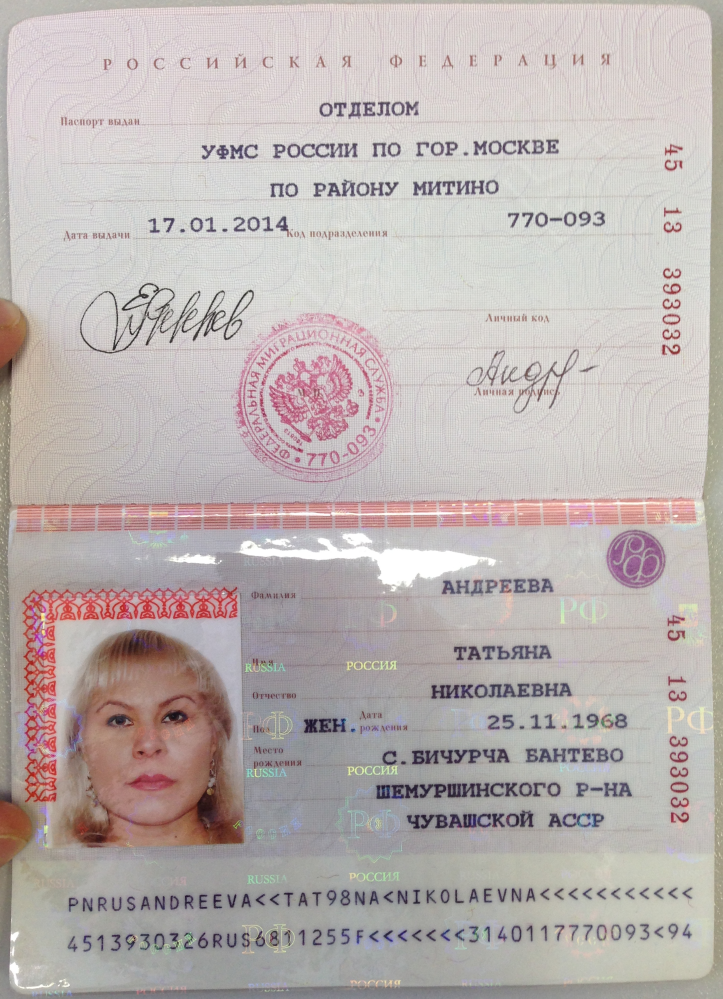
#> input picture web_app/src/assets/passport1.jpg, 2168 x 2995 px (shown at 1/3 size); its folder holds only this picture in this run
$ python -i perspective-transform.py   (imports and definitions only)
#> lines starting #> are read from the running program, lines starting #| are printed output that depends on the picture; after the words box and inside, x2 and y2 are one past the last pixel; in counts of white or black regions, pixels touching at a corner belong together
# import the necessary packages
import cv2
from glob import glob
import os
import imutils
import numpy as np
import sys


# [59 lines left out: functions order_points, four_point_transform, not called in this run]

def auto_canny(image, sigma=0.33):
    # compute the median of the single channel pixel intensities
	v = np.median(image)

	# apply automatic Canny edge detection using the computed median
	lower = int(max(0, (1.0 - sigma) * v))

	upper = int(min(255, (1.0 + sigma) * v))

	edged = cv2.Canny(image, lower, upper)

	# return the edged image
	return edged

def find_contours(img):
    img = imutils.resize(img, height = 500)

    # convert the image to grayscale, blur it, and find edges
    # in the image
    gray = cv2.cvtColor(img, cv2.COLOR_BGR2GRAY)
    gray = cv2.GaussianBlur(gray, (5, 5), 0)
    (T, thresh) = cv2.threshold(gray, 0, 255,
        cv2.THRESH_BINARY | cv2.THRESH_OTSU)

    # kernel = cv2.getStructuringElement(cv2.MORPH_RECT, (5,5))
    # thresh = cv2.morphologyEx(thresh, cv2.MORPH_OPEN, kernel)

    edged = auto_canny(thresh)
    # [7 lines of commented-out code are left out]
    print("STEP 1: Edge Detection")
    cv2.waitKey(0)
    cv2.destroyAllWindows()

    # find the contours in the edged image, keeping only the
    # largest ones, and initialize the screen contour
    cnts = cv2.findContours(edged.copy(), cv2.RETR_EXTERNAL, cv2.CHAIN_APPROX_SIMPLE)
    cnts = imutils.grab_contours(cnts)
    cnts = sorted(cnts, key = cv2.contourArea, reverse = True)[:5]

    # loop over the contours
    screenCnt = np.array([])
    print("STEP 2: Find contours of paper")
    for c in cnts:
        # approximate the contour
        peri = cv2.arcLength(c, True)
        approx = cv2.approxPolyDP(c, 0.02 * peri, True)
        (x, y, w, h) = cv2.boundingRect(c)


        # if our approximated contour has four points, then we
        # can assume that we have found our screen
        if len(approx) == 4 and w > 150:
            screenCnt = approx
            # show the contour (outline) of the piece of paper
            cv2.drawContours(img, [screenCnt], -1, (0, 255, 0), 2)
            cv2.imshow('i',img)
            cv2.waitKey(0)
            break

    return screenCnt


def warp_image(img):
    ratio = img.shape[0] / 500.0
    screenCnt = find_contours(img)

    if np.any(screenCnt):
        warped = four_point_transform(img, screenCnt.reshape(4, 2) * ratio)
    else:
        print("screenCnt undefined. Exiting...")
        return
    # warped = cv2.cvtColor(warped, cv2.COLOR_BGR2GRAY)
    # T = threshold_local(warped, 11, offset = 10, method = "gaussian")
    # warped = (warped > T).astype("uint8") * 255

    cv2.imshow('warped',warped)
    cv2.waitKey(0)
    print("shape", warped.shape)


def get_images():
    return glob("../new_data/*.jpg")


# [8 lines left out: function main, not called in this run]
    # [15 lines of commented-out code are left out]


# [2 lines not run here, left out]

>>> import cv2
>>> picture = cv2.imread('../../web_app/src/assets/passport1.jpg')
#> picture is the input picture: shape (2995, 2168, 3); mean B, G, R 177.2, 179, 187.8
>>> result = warp_image(picture)
#> in find_contours, `img = imutils.resize(img, height = 500)`:
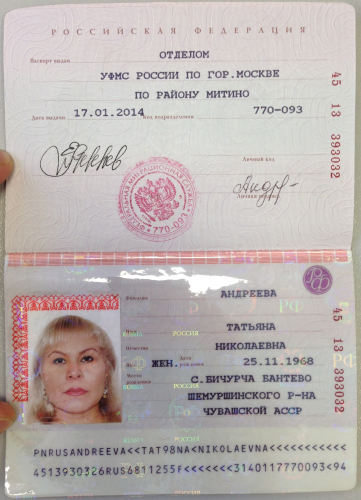
#> img: shape (500, 361, 3); mean of channels 0, 1, 2 177.2, 179, 187.8; drawn as B, G, R
#> in find_contours, `gray = cv2.cvtColor(img, cv2.COLOR_BGR2GRAY)`:
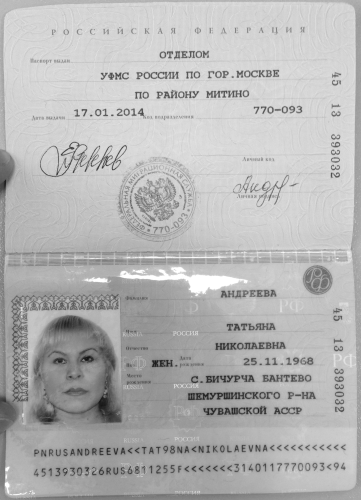
#> gray: shape (500, 361); min 19, max 255, mean 181.4
#> in find_contours, `(T, thresh) = cv2.threshold(gray, 0, 255, cv2.THRESH_BINARY | cv2.THRE..`:
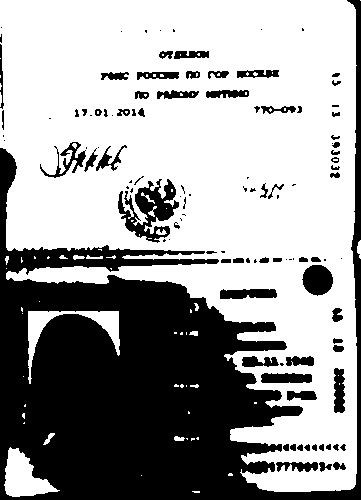
#> thresh: shape (500, 361); 62.2% white; 111 black regions (43 under 20 px), largest, box (x1, y1, x2, y2) and area: (0, 0, 361, 500) 58787, (118, 179, 179, 243) 1793, (302, 265, 333, 296) 730
#> in find_contours, `(T, thresh) = cv2.threshold(gray, 0, 255, cv2.THRESH_BINARY | cv2.THRE..`: T = 174
#> in auto_canny, `v = np.median(image)`: v = 255
#> in auto_canny, `lower = int(max(0, (1.0 - sigma) * v))`: lower = 170
#> in auto_canny, `upper = int(min(255, (1.0 + sigma) * v))`: upper = 255
#> in auto_canny, `edged = cv2.Canny(image, lower, upper)`:
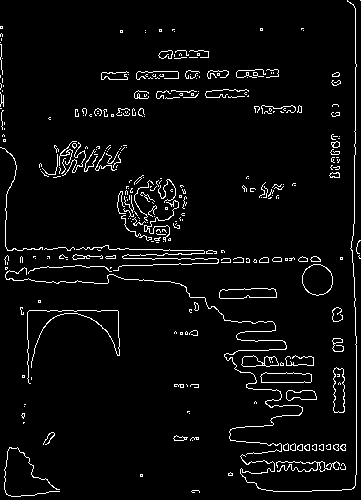
#> edged: shape (500, 361); 4.3% white in thin lines or dots
#> in find_contours, `cnts = cv2.findContours(edged.copy(), cv2.RETR_EXTERNAL, cv2.CHAIN_APP..`: cnts = 298 contours, 271 with area under 20; largest, box (x1, y1, x2, y2) and area: (302, 264, 333, 296) 735, (219, 288, 277, 299) 486, (260, 372, 312, 383) 446, (333, 367, 345, 413) 424, (241, 355, 279, 367) 280
#> in find_contours, `cnts = sorted(cnts, key = cv2.contourArea, reverse = True)[:5]`: cnts = 5 contours; box (x1, y1, x2, y2) and area: (302, 264, 333, 296) 735, (219, 288, 277, 299) 486, (260, 372, 312, 383) 446, (333, 367, 345, 413) 424, (241, 355, 279, 367) 280
#> the loop in find_contours, `for c in cnts:` made 5 passes
#> (peri, x, y, w, h) on passes 1 to 5: (102.1, 302, 264, 31, 32), (135.2, 219, 288, 58, 11), (121.2, 260, 372, 52, 11), (122, 333, 367, 12, 46), (100.5, 241, 355, 38, 12)
#> in warp_image, `screenCnt = find_contours(img)`: screenCnt = empty array

$ run again, on web_app/src/assets/passport165.jpg
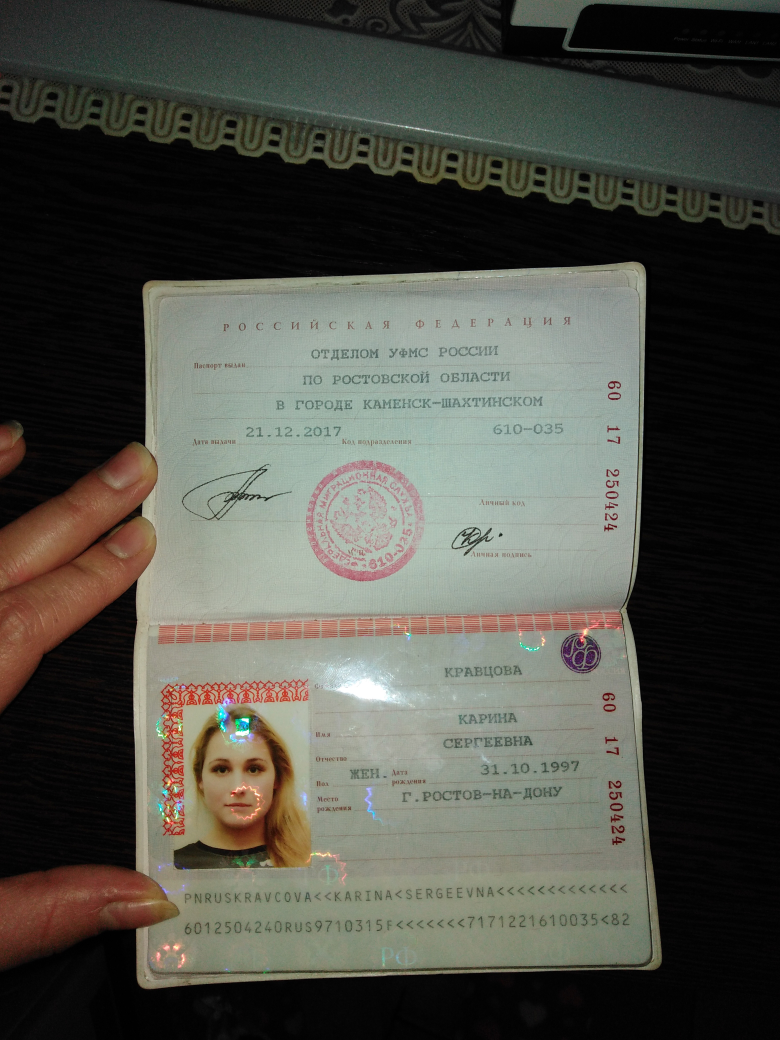
#> input picture web_app/src/assets/passport165.jpg, 3120 x 4160 px (shown at 1/4 size)
#> picture is the input picture: shape (4160, 3120, 3); mean B, G, R 71.7, 79.8, 79.5
#> in find_contours, `(T, thresh) = cv2.threshold(gray, 0, 255, cv2.THRESH_BINARY | cv2.THRE..`:
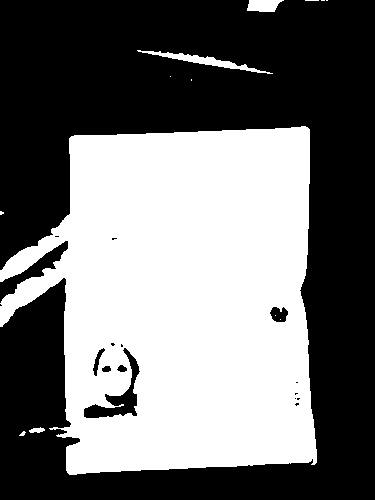
#> thresh: shape (500, 375); 44.9% white; 13 white regions (8 under 20 px), largest, box (x1, y1, x2, y2) and area: (0, 126, 317, 475) 82961, (137, 50, 273, 74) 668, (247, 0, 284, 12) 349, (29, 427, 45, 433) 63, (19, 431, 26, 436) 20
#> T = 85
#> v = 0
#> in auto_canny, `edged = cv2.Canny(image, lower, upper)`:
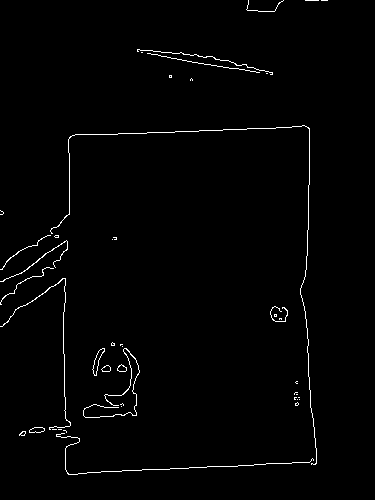
#> edged: shape (500, 375); 1.3% white in thin lines or dots, all inside (x1, y1, x2, y2) = (0, 0, 328, 475)
#> in find_contours, `cnts = cv2.findContours(edged.copy(), cv2.RETR_EXTERNAL, cv2.CHAIN_APP..`: cnts = 44 contours, 37 with area under 20; largest, box (x1, y1, x2, y2) and area: (92, 348, 105, 376) 108, (29, 427, 45, 433) 61, (117, 364, 127, 372) 46, (101, 365, 111, 372) 41, (83, 348, 140, 418) 26, (0, 278, 71, 430) 26, (0, 240, 68, 282) 25
#> in find_contours, `cnts = sorted(cnts, key = cv2.contourArea, reverse = True)[:5]`: cnts = 5 contours; box (x1, y1, x2, y2) and area: (92, 348, 105, 376) 108, (29, 427, 45, 433) 61, (117, 364, 127, 372) 46, (101, 365, 111, 372) 41, (83, 348, 140, 418) 26
#> the loop in find_contours, `for c in cnts:` made 5 passes
#> (peri, x, y, w, h) on passes 1 to 5: (66.87, 92, 348, 13, 28), (37.31, 29, 427, 16, 6), (27.31, 117, 364, 10, 8), (25.31, 101, 365, 10, 7), (552.1, 83, 348, 57, 70)
#> screenCnt = empty array

$ run again, on web_app/src/assets/passport232.jpg
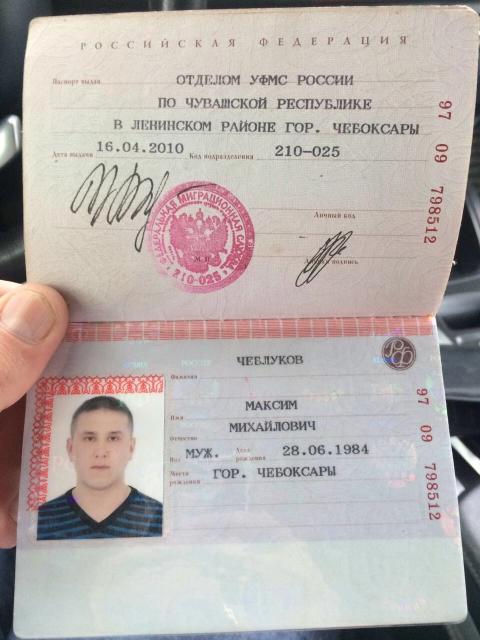
#> input picture web_app/src/assets/passport232.jpg, 960 x 1280 px (shown at 1/2 size)
#> picture is the input picture: shape (1280, 960, 3); mean B, G, R 172.2, 175.3, 183.4
#> in find_contours, `(T, thresh) = cv2.threshold(gray, 0, 255, cv2.THRESH_BINARY | cv2.THRE..`:
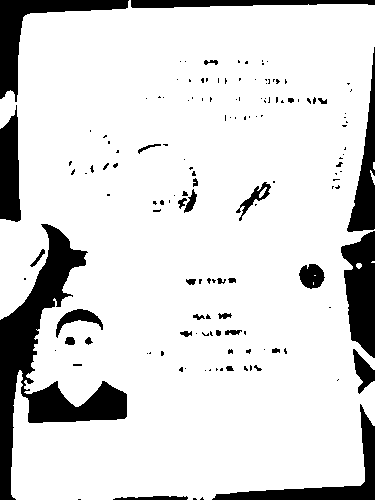
#> thresh: shape (500, 375); 85.6% white; 148 black regions (112 under 20 px), largest, box (x1, y1, x2, y2) and area: (0, 224, 127, 500) 9343, (0, 0, 129, 102) 3068, (341, 231, 375, 358) 2995
#> T = 136
#> v = 255
#> lower = 170
#> upper = 255
#> in auto_canny, `edged = cv2.Canny(image, lower, upper)`:
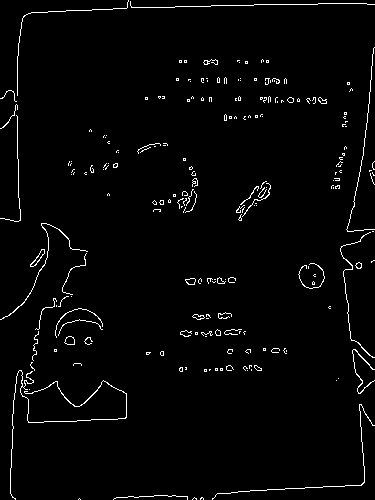
#> edged: shape (500, 375); 2.3% white in thin lines or dots
#> in find_contours, `cnts = cv2.findContours(edged.copy(), cv2.RETR_EXTERNAL, cv2.CHAIN_APP..`: cnts = 209 contours, 195 with area under 20; largest, box (x1, y1, x2, y2) and area: (30, 249, 45, 267) 74, (64, 336, 75, 345) 64, (10, 370, 127, 500) 53, (185, 278, 196, 285) 47, (192, 314, 205, 320) 36
#> in find_contours, `cnts = sorted(cnts, key = cv2.contourArea, reverse = True)[:5]`: cnts = 5 contours; box (x1, y1, x2, y2) and area: (30, 249, 45, 267) 74, (64, 336, 75, 345) 64, (10, 370, 127, 500) 53, (185, 278, 196, 285) 47, (192, 314, 205, 320) 36
#> the loop in find_contours, `for c in cnts:` made 5 passes
#> (peri, x, y, w, h) on passes 1 to 5: (49.7, 30, 249, 15, 18), (31.9, 64, 336, 11, 9), (1021.4, 10, 370, 117, 130), (28.49, 185, 278, 11, 7), (29.56, 192, 314, 13, 6)
#> screenCnt = empty array
